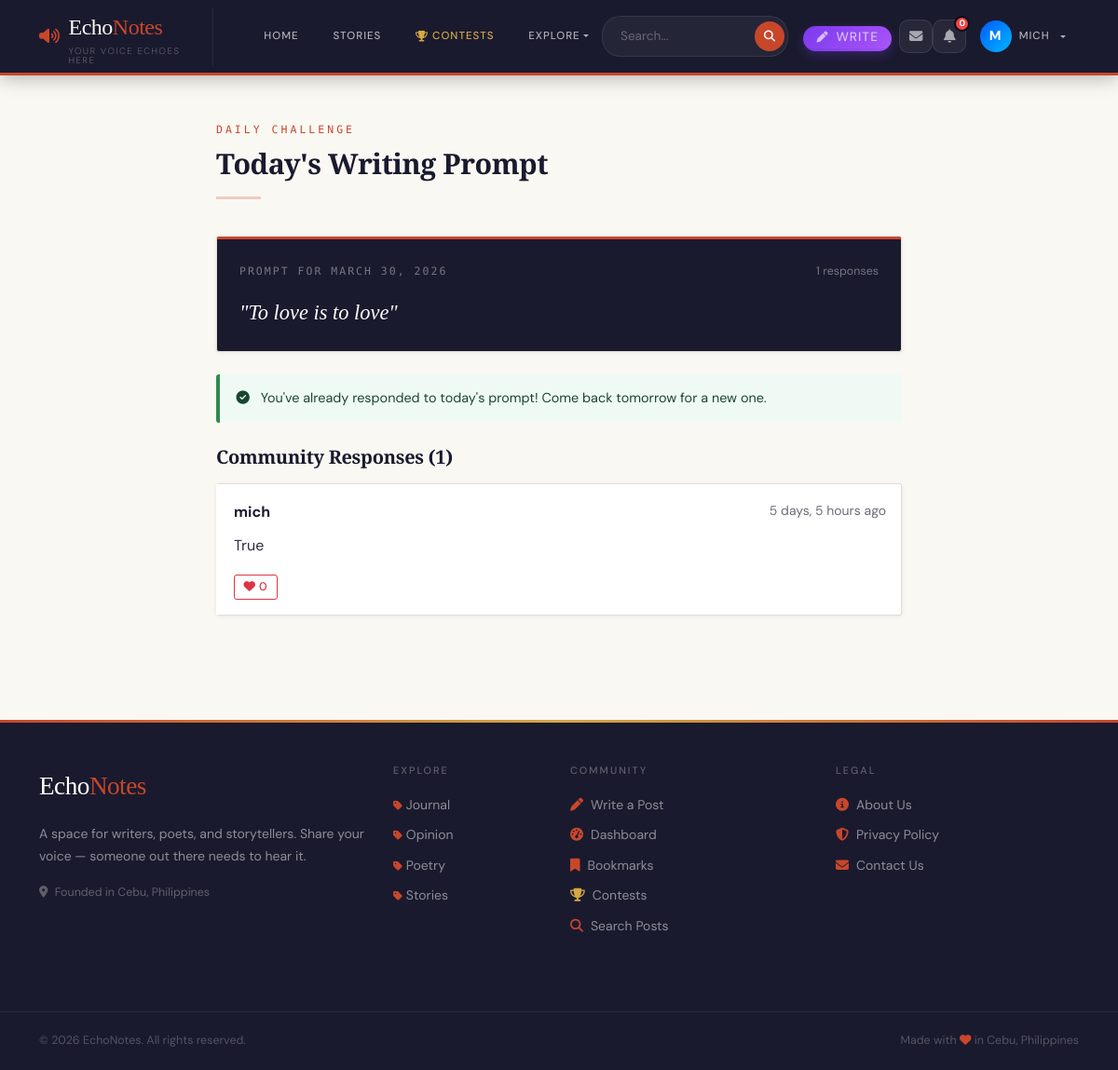
Page /prompt/ (signed in) on the committed database.
### blog/models.py (models this page shows, shortened)
class DailyPrompt(models.Model):
    prompt = models.TextField()
    created_by = models.ForeignKey(User, on_delete=models.CASCADE, related_name='prompts_created')
    date = models.DateField(unique=True, default=timezone.now)
    is_active = models.BooleanField(default=True)
    created_date = models.DateTimeField(default=timezone.now)
    class Meta:
        ordering = ['-date']
    def total_responses(self):
        return self.responses.count()

class PromptResponse(models.Model):
    prompt = models.ForeignKey(DailyPrompt, on_delete=models.CASCADE, related_name='responses')
    author = models.ForeignKey(User, on_delete=models.CASCADE, related_name='prompt_responses')
    content = models.TextField()
    created_date = models.DateTimeField(default=timezone.now)
    class Meta:
        unique_together = ('prompt', 'author')
        ordering = ['-created_date']

class Category(models.Model):
    name = models.CharField(max_length=100, unique=True)
    slug = models.SlugField(max_length=100, unique=True)
    description = models.TextField(blank=True)
    class Meta:
        verbose_name_plural = 'Categories'
        ordering = ['name']

### blog/views.py (the view)
# urls.py: path('prompt/', views.daily_prompt, name='daily-prompt'),
def daily_prompt(request):
    today_prompt = DailyPrompt.objects.filter(is_active=True).order_by('-date').first()
    user_response = None
    liked_responses = []
    if request.user.is_authenticated and today_prompt:
        user_response = PromptResponse.objects.filter(prompt=today_prompt, author=request.user).first()
        liked_responses = list(PromptResponseLike.objects.filter(
            user=request.user, response__prompt=today_prompt
        ).values_list('response_id', flat=True))
    if request.method == 'POST' and request.user.is_authenticated and today_prompt and not user_response:
        form = PromptResponseForm(request.POST)
        if form.is_valid():
            response = form.save(commit=False)
            response.prompt = today_prompt
            response.author = request.user
            response.save()
            messages.success(request, 'Response posted!')
            return redirect('daily-prompt')
    else:
        form = PromptResponseForm()
    return render(request, 'daily_prompt.html', {
        'today_prompt': today_prompt,
        'past_prompts': DailyPrompt.objects.filter(is_active=True).exclude(pk=today_prompt.pk if today_prompt else None).order_by('-date')[:5],
        'responses': today_prompt.responses.all() if today_prompt else [],
        'user_response': user_response,
        'form': form,
        'liked_responses': liked_responses,
    })

### blog/templates/daily_prompt.html (shortened to what this page needs)
{% extends 'base.html' %}
{% load crispy_forms_tags %}
{% block content %}
<div class="container py-5">
    <div class="row">
        <div class="col-lg-8 mx-auto">
            <div class="mb-4">
                <span class="section-eyebrow">Daily Challenge</span>
                <h1 class="section-title">Today's Writing Prompt</h1>
                <hr class="section-divider">
            </div>
            {% if today_prompt %}
            <div class="card mb-4" style="border-top:3px solid var(--accent);background:var(--ink);color:white">
                <div class="card-body p-4">
                    <div class="d-flex justify-content-between align-items-start mb-3">
                        <span style="font-family:var(--font-mono);font-size:0.72rem;letter-spacing:2px;color:rgba(255,255,255,0.4)">
                            PROMPT FOR {{ today_prompt.date|date:"F d, Y"|upper }}
                        </span>
                        <span style="font-size:0.78rem;color:rgba(255,255,255,0.4)">
                            {{ today_prompt.total_responses }} responses
                        </span>
                    </div>
                    <p style="font-family:var(--font-display);font-size:1.4rem;line-height:1.5;color:white;font-style:italic;margin:0">
                        "{{ today_prompt.prompt }}"
                    </p>
                </div>
            </div>
            {% if user.is_authenticated %}
                {% if not user_response %}
                <div class="card mb-4">
                    <div class="card-header bg-primary text-white">
                        <h5 class="mb-0">Write Your Response</h5>
                    </div>
                    <div class="card-body">
                        <form method="POST">
                            {% csrf_token %}
                            {{ form|crispy }}
                            <div class="d-flex justify-content-between align-items-center mt-3">
                                <small id="word-count" class="word-counter">0 words</small>
                                <button type="submit" class="btn btn-primary">
                                    <i class="fas fa-paper-plane me-2"></i>Post Response
                                </button>
                            </div>
                        </form>
                    </div>
                </div>
                {% else %}
                <div class="alert alert-success mb-4">
                    <i class="fas fa-check-circle me-2"></i>
                    You've already responded to today's prompt! Come back tomorrow for a new one.
                </div>
                {% endif %}
            {% else %}
            <div class="alert alert-info mb-4">
                <a href="{% url 'login' %}" class="alert-link">Login</a> to respond to today's prompt.
            </div>
            {% endif %}
            <h5 class="mb-3" style="font-family:var(--font-display)">
                Community Responses ({{ responses|length }})
            </h5>
            {% for response in responses %}
            <div class="card mb-3 post-card">
                <div class="card-body p-3">
                    <div class="d-flex justify-content-between align-items-start mb-2">
                        <a href="{% url 'profile-detail' response.author.username %}" class="text-decoration-none fw-bold" style="color:var(--ink)">
                            {{ response.author.username }}
                        </a>
                        <small class="text-muted">{{ response.created_date|timesince }} ago</small>
                    </div>
                    <p style="line-height:1.8;color:var(--ink-light)">{{ response.content }}</p>
                    <div class="d-flex align-items-center gap-3 mt-2">
                        {% if user.is_authenticated %}
                        <button class="btn btn-sm {% if response.pk in liked_responses %}btn-danger{% else %}btn-outline-danger{% endif %} like-prompt-btn"
                                data-response-id="{{ response.pk }}" style="font-size:0.78rem;padding:0.2rem 0.6rem">
                            <i class="fas fa-heart"></i>
                            <span class="pr-like-count-{{ response.pk }}">{{ response.likes.count }}</span>
                        </button>
                        {% else %}
                        <small class="text-muted"><i class="fas fa-heart text-danger"></i> {{ response.likes.count }}</small>
                        {% endif %}
                    </div>
                </div>
            </div>
            {% empty %}
            <div class="text-center py-4 text-muted">
                <i class="fas fa-feather fa-3x mb-3" style="color:var(--cream-border)"></i>
                <p>No responses yet. Be the first to respond!</p>
            </div>
            {% endfor %}
            {% else %}
            <div class="card text-center p-5">
                <i class="fas fa-hourglass-half fa-3x mb-3" style="color:var(--cream-border)"></i>
                <h4 style="font-family:var(--font-display)">No prompt for today yet</h4>
                <p class="text-muted">Check back later — the admin posts a new prompt daily.</p>
            </div>
            {% endif %}
        </div>
    </div>
</div>
{% endblock %}

### blog/templates/base.html (shortened to what this page needs)
<!DOCTYPE html>
<html lang="en">
<head>
    <link href="https://cdn.jsdelivr.net/npm/bootstrap@5.3.0/dist/css/bootstrap.min.css" rel="stylesheet">
    <link rel="stylesheet" href="https://cdnjs.cloudflare.com/ajax/libs/font-awesome/6.4.0/css/all.min.css">
    {% load static %}
    <link rel="stylesheet" href="{% static 'css/style.css' %}?v=1.0.1">
<body>
<nav class="echonav navbar navbar-expand-lg">
    <div class="container">
        <a class="echo-brand" href="{% url 'landing' %}">
            <i class="fas fa-volume-up" style="color:var(--accent);font-size:1.1rem"></i>
            <div>
                Echo<span>Notes</span>
                <small>Your voice echoes here</small>
            </div>
        </a>
        <div class="collapse navbar-collapse" id="navbarNav">
            <ul class="navbar-nav me-auto mb-2 mb-lg-0 align-items-lg-center" style="gap: 0.5rem; margin-left: 1.5rem;">
                <li class="nav-item">
                    <a class="nav-link" href="{% url 'landing' %}">Home</a>
                </li>
                <li class="nav-item">
                    <a class="nav-link" href="{% url 'story-list' %}">Stories</a>
                </li>
                <li class="nav-item">
                    <a class="nav-link highlight" href="{% url 'contest-list' %}">
                        <i class="fas fa-trophy me-1" style="color:var(--gold)"></i>Contests
                    </a>
                </li>
                <li class="nav-item dropdown">
                    <a class="nav-link dropdown-toggle" href="#" id="exploreDropdown" role="button" data-bs-toggle="dropdown" aria-expanded="false">
                        Explore
                    </a>
                </li>
            </ul>
            <div class="d-flex align-items-lg-center gap-3">
                <form class="echo-search d-flex align-items-center m-0" action="{% url 'search' %}" method="GET" style="background: rgba(255,255,255,0.05); border-radius: 20px; padding: 3px; border: 1px solid rgba(255,255,255,0.08);">
                    <input type="search" name="q" placeholder="Search..." required class="border-0 bg-transparent text-white px-3" style="outline: none; font-size: 0.85rem; width: 160px;">
                    <button type="submit" class="border-0 rounded-circle d-flex justify-content-center align-items-center" style="background: var(--accent); width: 32px; height: 32px; color: white;"><i class="fas fa-search" style="font-size: 0.75rem;"></i></button>
                </form>
                <ul class="navbar-nav align-items-lg-center m-0">
                    {% if user.is_authenticated %}
                        <li class="nav-item me-2 d-none d-lg-block">
                            <a class="nav-link py-1 px-3 text-white" href="{% url 'create-post' %}" style="background: linear-gradient(135deg, #7c3aed, #a855f7); border-radius: 20px; font-size: 0.85rem; font-weight: 500; display: inline-flex; align-items: center; box-shadow: 0 4px 12px rgba(124,58,237,0.3);">
                                <i class="fas fa-pen me-2" style="font-size: 0.75rem;"></i> Write
                            </a>
                        </li>
                        {% if user.is_authenticated %}
                        <li class="nav-item">
                          <a href="{% url 'inbox' %}" class="notif-icon-btn" title="Messages" style="text-decoration:none">
                            <i class="fas fa-envelope"></i>
                          </a>
                        </li>
                        <li class="nav-item" style="position:relative">
                          <button id="notif-bell-btn" class="notif-icon-btn" title="Notifications">
                            <i class="fas fa-bell"></i>
                            <span id="notif-badge" class="notif-badge" style="display:none">0</span>
                          </button>
                        </li>
                        {% endif %}
                        <li class="nav-item dropdown">
                            <a class="nav-link dropdown-toggle d-flex align-items-center gap-2" href="#" id="profileDropdown" role="button" data-bs-toggle="dropdown" aria-expanded="false" style="padding: 0.2rem 1rem;">
                                <div class="rounded-circle d-flex justify-content-center align-items-center" style="width: 34px; height: 34px; background: linear-gradient(135deg,rgb(0, 89, 255),rgb(0, 183, 255)); color: white; font-weight: bold; font-size: 0.9rem;">
                                    {{ user.username|make_list|first|upper }}
                                </div>
                                <span class="d-none d-lg-block">{{ user.username }}</span>
                            </a>
                        </li>
                    {% endif %}
                </ul>
            </div>
        </div>
    </div>
</nav>
<main>
    {% block content %}{% endblock %}
</main>
<footer class="echo-footer mt-5">
    <div class="container py-5">
        <div class="row">
            <div class="col-lg-4 mb-4">
                <div class="echo-footer-brand mb-3">Echo<span>Notes</span></div>
                <p style="color:rgba(255,255,255,0.5);font-size:0.875rem;line-height:1.7">
                    A space for writers, poets, and storytellers.
                    Share your voice — someone out there needs to hear it.
                </p>
                <p style="color:rgba(255,255,255,0.3);font-size:0.78rem">
                    <i class="fas fa-map-marker-alt me-1"></i> Founded in Cebu, Philippines
                </p>
            </div>
            <div class="col-lg-2 col-md-4 mb-4">
    <h6>Explore</h6>
    <ul class="list-unstyled mb-0">
        {% for category in categories %}
            <li style="margin-bottom:0.5rem;">
                <a href="{% url 'category-posts' category.slug %}">
                    <i class="fas fa-tag me-1" style="font-size:0.7rem;color:var(--accent)"></i>{{ category.name }}
                </a>
            </li>
        {% empty %}
            <li><a href="{% url 'landing' %}">All Posts</a></li>
        {% endfor %}
    </ul>
    </div>
            <div class="col-lg-3 col-md-4 mb-4">
                <h6>Community</h6>
                {% if user.is_authenticated %}
                    <a href="{% url 'create-post' %}"><i class="fas fa-pen me-2" style="color:var(--accent)"></i>Write a Post</a>
                    <a href="{% url 'dashboard' %}"><i class="fas fa-tachometer-alt me-2" style="color:var(--accent)"></i>Dashboard</a>
                    <a href="{% url 'my-bookmarks' %}"><i class="fas fa-bookmark me-2" style="color:var(--accent)"></i>Bookmarks</a>
                    <a href="{% url 'contest-list' %}"><i class="fas fa-trophy me-2" style="color:var(--gold)"></i>Contests</a>
                {% endif %}
                <a href="{% url 'search' %}?q="><i class="fas fa-search me-2" style="color:var(--accent)"></i>Search Posts</a>
            </div>
            <div class="col-lg-3 col-md-4 mb-4">
                <h6>Legal</h6>
                <a href="{% url 'about' %}"><i class="fas fa-info-circle me-2" style="color:var(--accent)"></i>About Us</a>
                <a href="{% url 'privacy-policy' %}"><i class="fas fa-shield-alt me-2" style="color:var(--accent)"></i>Privacy Policy</a>
                <a href="{% url 'contact' %}"><i class="fas fa-envelope me-2" style="color:var(--accent)"></i>Contact Us</a>
            </div>
        </div>
    </div>
    <div class="echo-footer-bottom">
        <div class="container d-flex justify-content-between flex-wrap gap-2">
            <span>© {% now "Y" %} EchoNotes. All rights reserved.</span>
            <span>Made with <i class="fas fa-heart" style="color:var(--accent)"></i> in Cebu, Philippines</span>
        </div>
    </div>
</footer>
</body>
</html>

### rows in the picture
DailyPrompt: date "MARCH 30, 2026", total_responses "1", prompt "To love is to love"
PromptResponse: author.username "mich", created_date "5 days, 5 hours", content "True", likes.count "0"
Category: name "Journal"
Category: name "Opinion"
Category: name "Poetry"
Category: name "Stories"

### other values in the picture
{{ user.username|make_list|first|upper }} "M"
{{ user.username }} "MICH"
{{ responses|length }} "1"
